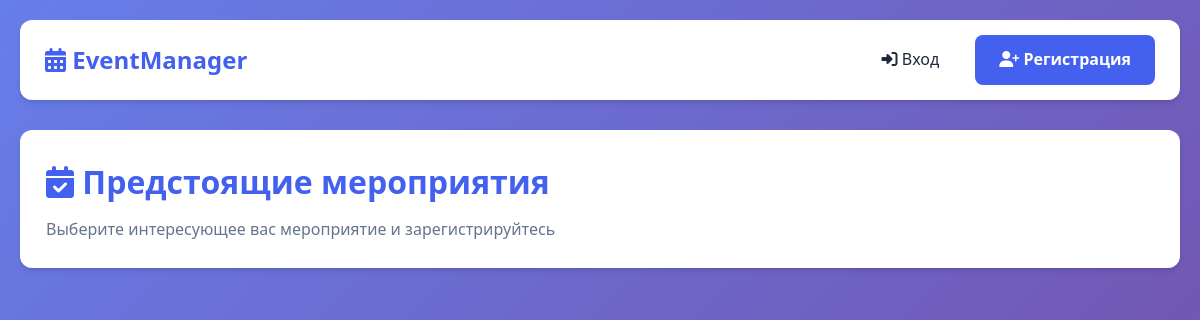
Before: / with the older database file.
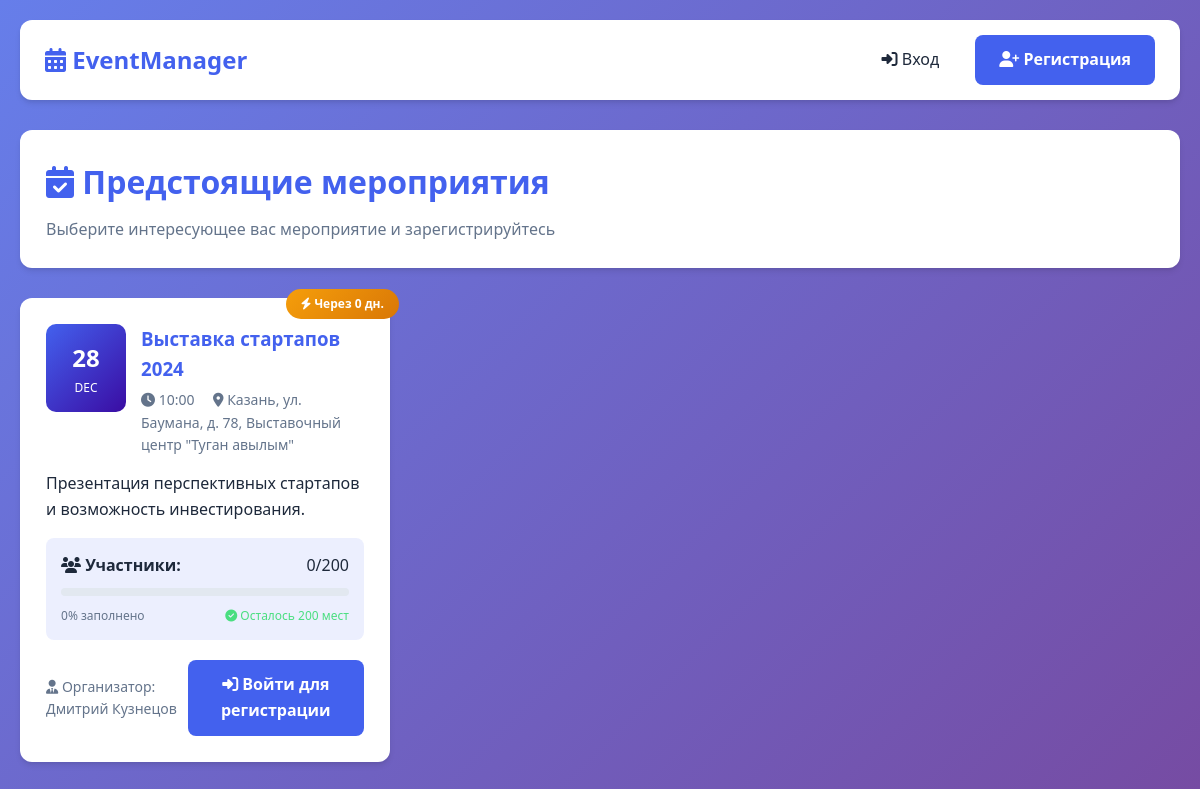
After: the same page with the newer database file.
### tables this page shows
CREATE TABLE events (
    id INTEGER PRIMARY KEY AUTOINCREMENT,
    title TEXT NOT NULL,
    description TEXT,
    date DATE NOT NULL,
    time TIME NOT NULL,
    location TEXT NOT NULL,
    max_participants INTEGER,
    organizer_id INTEGER,
    created_at DATETIME DEFAULT CURRENT_TIMESTAMP,
    FOREIGN KEY (organizer_id) REFERENCES users(id)
);

### index.php (the view, shortened to what the changed rows need)
<?php
require_once 'db.php';
$events = $db->query("
    SELECT e.*, u.name as organizer_name,
           COUNT(r.id) as registered_count
    FROM events e
    LEFT JOIN users u ON e.organizer_id = u.id
    LEFT JOIN registrations r ON e.id = r.event_id
    WHERE e.date >= date('now')
    GROUP BY e.id
    ORDER BY e.date ASC
");
?>
<!DOCTYPE html>
<html lang="ru">
<head>
    <link rel="stylesheet" href="style.css">
    <link rel="stylesheet" href="https://cdnjs.cloudflare.com/ajax/libs/font-awesome/6.4.0/css/all.min.css">
</head>
<body>
    <div class="container fade-in">
        <div class="card text-center">
            <h1 style="color: var(--primary-color); margin-bottom: 10px;">
                <i class="fas fa-calendar-check"></i> Предстоящие мероприятия
            </h1>
        </div>
        <div class="grid">
            <?php while ($event = $events->fetchArray(SQLITE3_ASSOC)):
                $isFull = ($event['max_participants'] !== null && $event['registered_count'] >= $event['max_participants']);
                $percentage = $event['max_participants'] ? round(($event['registered_count'] / $event['max_participants']) * 100) : 0;
                $dateTime = new DateTime($event['date'] . ' ' . $event['time']);
                $formattedTime = $dateTime->format('H:i');
                $now = new DateTime();
                $daysLeft = $now->diff($dateTime)->days;
                ?>
                <div class="card" style="position: relative;">
                    <?php if ($daysLeft <= 3): ?>
                        <div
                            style="position: absolute; top: -10px; right: -10px; background: linear-gradient(135deg, #f59e0b, #d97706); color: white; padding: 5px 15px; border-radius: 20px; font-size: 12px; font-weight: bold; z-index: 1;">
                            <i class="fas fa-bolt"></i> Через <?= $daysLeft ?> дн.
                        </div>
                    <?php endif; ?>
                    <div style="display: flex; align-items: start; gap: 15px; margin-bottom: 15px;">
                        <div
                            style="background: linear-gradient(135deg, var(--primary-color), var(--secondary-color)); color: white; padding: 15px; border-radius: 10px; text-align: center; min-width: 80px;">
                            <div style="font-size: 24px; font-weight: bold;"><?= $dateTime->format('d') ?></div>
                            <div style="font-size: 12px; text-transform: uppercase;"><?= $dateTime->format('M') ?></div>
                        </div>
                        <div style="flex: 1;">
                            <h3 style="color: var(--primary-color); margin-bottom: 5px;">
                                <?= htmlspecialchars($event['title']) ?>
                            </h3>
                            <div style="color: var(--gray-color); font-size: 14px;">
                                <i class="fas fa-clock"></i> <?= $formattedTime ?>
                                <i class="fas fa-map-marker-alt" style="margin-left: 15px;"></i>
                                <?= htmlspecialchars($event['location']) ?>
                            </div>
                        </div>
                    </div>
                    <p style="margin-bottom: 15px; color: var(--dark-color);">
                        <?= htmlspecialchars($event['description']) ?>
                    </p>
                    <div style="background: rgba(67, 97, 238, 0.1); padding: 15px; border-radius: 8px; margin: 15px 0;">
                        <div style="display: flex; justify-content: space-between; margin-bottom: 10px;">
                            <span style="font-weight: 600;">
                                <i class="fas fa-users"></i> Участники:
                            </span>
                            <span>
                                <?php if ($event['max_participants']): ?>
                                    <?= $event['registered_count'] ?>/<?= $event['max_participants'] ?>
                                <?php else: ?>
                                    <?= $event['registered_count'] ?> (без ограничений)
                                <?php endif; ?>
                            </span>
                        </div>
                        <?php if ($event['max_participants']): ?>
                            <div class="progress-bar">
                            </div>
                            <div
                                style="display: flex; justify-content: space-between; font-size: 12px; color: var(--gray-color);">
                                <span><?= $percentage ?>% заполнено</span>
                                <span>
                                    <?php if ($isFull): ?>
                                        <span style="color: var(--danger-color);">
                                            <i class="fas fa-times-circle"></i> Мест нет
                                        </span>
                                    <?php else: ?>
                                        <span style="color: var(--success-color);">
                                            <i class="fas fa-check-circle"></i> Осталось
                                            <?= $event['max_participants'] - $event['registered_count'] ?> мест
                                        </span>
                                    <?php endif; ?>
                                </span>
                            </div>
                        <?php endif; ?>
                    </div>
                    <div style="display: flex; justify-content: space-between; align-items: center; margin-top: 20px;">
                        <div style="color: var(--gray-color); font-size: 14px;">
                            <i class="fas fa-user-tie"></i> Организатор: <?= htmlspecialchars($event['organizer_name']) ?>
                        </div>
                        <?php if (isset($_SESSION['user_id'])): ?>
                            <?php
                            $userId = $_SESSION['user_id'];
                            $checkStmt = $db->prepare("SELECT id FROM registrations WHERE user_id = :user_id AND event_id = :event_id");
                            $checkStmt->bindValue(':user_id', $userId);
                            $checkStmt->bindValue(':event_id', $event['id']);
                            $result = $checkStmt->execute();
                            $isRegistered = $result->fetchArray();
                            ?>
                            <div>
                                <?php if (!$isRegistered): ?>
                                    <?php if (!$isFull): ?>
                                        <form action="register_event.php" method="POST" style="display: inline;">
                                            <input type="hidden" name="event_id" value="<?= $event['id'] ?>">
                                            <button type="submit" class="btn btn-success">
                                                <i class="fas fa-user-plus"></i> Зарегистрироваться
                                            </button>
                                        </form>
                                    <?php else: ?>
                                        <button disabled class="btn" style="background: var(--gray-color);">
                                            <i class="fas fa-ban"></i> Регистрация закрыта
                                        </button>
                                    <?php endif; ?>
                                <?php else: ?>
                                    <div style="display: flex; flex-direction: column; gap: 10px; align-items: flex-start;">
                                        <div
                                            style="display: flex; align-items: center; gap: 8px; color: var(--success-color); font-weight: 600;">
                                            <i class="fas fa-check-circle"></i>
                                            <span>Вы зарегистрированы</span>
                                        </div>
                                        <form action="cancel_registration.php" method="POST" style="width: 100%;">
                                            <input type="hidden" name="event_id" value="<?= $event['id'] ?>">
                                            <button type="submit" class="btn btn-danger"
                                                style="width: 100%; padding: 10px; font-size: 14px;"
                                                onclick="return confirm('Вы уверены, что хотите отменить регистрацию?')">
                                                <i class="fas fa-user-minus"></i> Отменить регистрацию
                                            </button>
                                        </form>
                                    </div>
                                <?php endif; ?>
                            </div>
                        <?php else: ?>
                            <a href="login.php" class="btn">
                                <i class="fas fa-sign-in-alt"></i> Войти для регистрации
                            </a>
                        <?php endif; ?>
                    </div>
                </div>
            <?php endwhile; ?>
        </div>
    </div>
</body>
</html>

Changed rows visible on the page:
added events: $dateTime->format('d') "28", $dateTime->format('M') "DEC", title "Выставка стартапов 2024", time "10:00", location "Казань, ул. Баумана, д. 78, Выставочный центр \"Туган авылым\"", description "Презентация перспективных стартапов и возможность инвестирования.", registered_count "0", max_participants "200", percentage "0", $event['max_participants']-$event['registered_count'] "200", organizer_name "Дмитрий Кузнецов"
